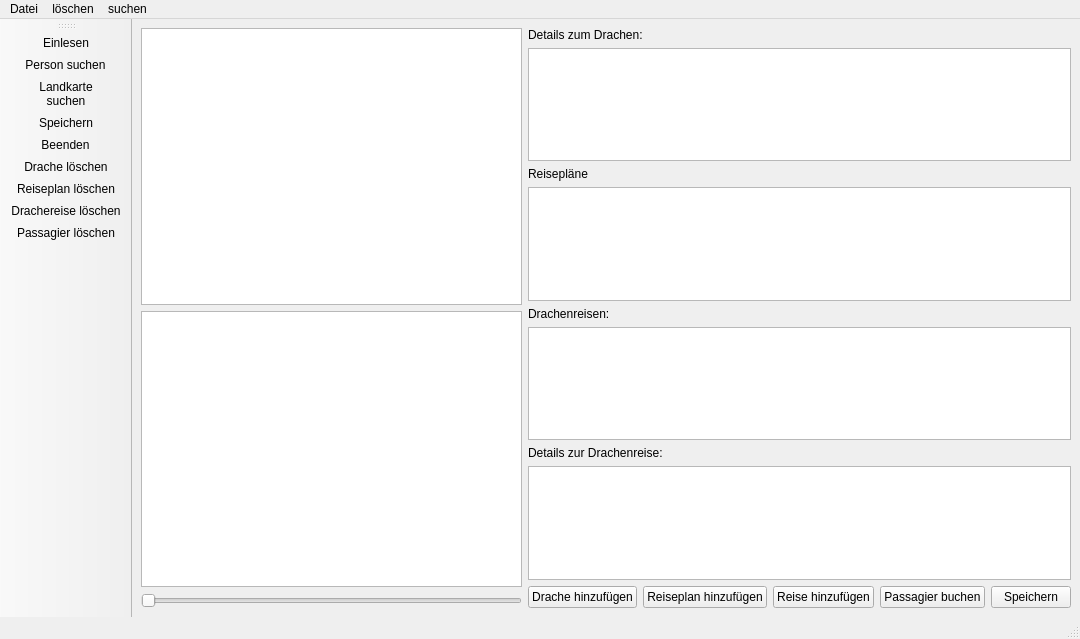
<?xml version="1.0" encoding="UTF-8"?>
<ui version="4.0">
 <class>MainWindow</class>
 <widget class="QMainWindow" name="MainWindow">
  <property name="geometry">
   <rect>
    <x>0</x>
    <y>0</y>
    <width>1080</width>
    <height>639</height>
   </rect>
  </property>
  <property name="windowTitle">
   <string>Drachenflug-Manager</string>
  </property>
  <widget class="QWidget" name="centralwidget">
   <layout class="QHBoxLayout" name="horizontalLayout">
    <item>
     <layout class="QVBoxLayout" name="verticalLayout_2">
      <item>
       <widget class="QListWidget" name="drachenListWidget"/>
      </item>
      <item>
       <widget class="QGraphicsView" name="graphicsViewMap"/>
      </item>
      <item>
       <widget class="QSlider" name="horizontalSliderZoom">
        <property name="orientation">
         <enum>Qt::Orientation::Horizontal</enum>
        </property>
       </widget>
      </item>
     </layout>
    </item>
    <item>
     <layout class="QVBoxLayout" name="verticalLayout">
      <item>
       <widget class="QLabel" name="label_drachenDetails">
        <property name="text">
         <string>Details zum Drachen:</string>
        </property>
       </widget>
      </item>
      <item>
       <widget class="QPlainTextEdit" name="detailTextEdit">
        <property name="readOnly">
         <bool>true</bool>
        </property>
       </widget>
      </item>
      <item>
       <widget class="QLabel" name="label_Plaene">
        <property name="text">
         <string>Reisepläne</string>
        </property>
       </widget>
      </item>
      <item>
       <widget class="QListWidget" name="reisePlanListWidget"/>
      </item>
      <item>
       <widget class="QLabel" name="label_reisen">
        <property name="text">
         <string>Drachenreisen:</string>
        </property>
       </widget>
      </item>
      <item>
       <widget class="QListWidget" name="reiseListWidget"/>
      </item>
      <item>
       <widget class="QLabel" name="label_drachenflugDetails">
        <property name="text">
         <string>Details zur Drachenreise:</string>
        </property>
       </widget>
      </item>
      <item>
       <widget class="QListWidget" name="reiseDetailsListWidget"/>
      </item>
      <item>
       <layout class="QHBoxLayout" name="buttonLayout">
        <item>
         <widget class="QPushButton" name="addDracheButton">
          <property name="text">
           <string>Drache hinzufügen</string>
          </property>
         </widget>
        </item>
        <item>
         <widget class="QPushButton" name="addReiseplanButton">
          <property name="text">
           <string>Reiseplan hinzufügen</string>
          </property>
         </widget>
        </item>
        <item>
         <widget class="QPushButton" name="addDrachenreiseButton">
          <property name="text">
           <string>Reise hinzufügen</string>
          </property>
         </widget>
        </item>
        <item>
         <widget class="QPushButton" name="addPassengerButton">
          <property name="text">
           <string>Passagier buchen</string>
          </property>
         </widget>
        </item>
        <item>
         <widget class="QPushButton" name="saveButton">
          <property name="text">
           <string>Speichern</string>
          </property>
         </widget>
        </item>
       </layout>
      </item>
     </layout>
    </item>
   </layout>
  </widget>
  <widget class="QMenuBar" name="menubar">
   <property name="geometry">
    <rect>
     <x>0</x>
     <y>0</y>
     <width>1080</width>
     <height>25</height>
    </rect>
   </property>
   <widget class="QMenu" name="menuDatei">
    <property name="title">
     <string>Datei</string>
    </property>
    <addaction name="actionEinlesen"/>
    <addaction name="actionSpeichern"/>
    <addaction name="actionBeenden"/>
   </widget>
   <widget class="QMenu" name="menuDrache_L_schen">
    <property name="title">
     <string>löschen</string>
    </property>
    <addaction name="actionDrache_l_schen"/>
    <addaction name="actionReiseplan_l_schen"/>
    <addaction name="actionDrachereise_l_schen"/>
    <addaction name="actionPassagier_l_schen"/>
   </widget>
   <widget class="QMenu" name="menusuchen">
    <property name="title">
     <string>suchen</string>
    </property>
    <addaction name="actionPerson_suchen"/>
    <addaction name="actionLandkarte_suchen"/>
   </widget>
   <addaction name="menuDatei"/>
   <addaction name="menuDrache_L_schen"/>
   <addaction name="menusuchen"/>
  </widget>
  <widget class="QStatusBar" name="statusbar"/>
  <widget class="QToolBar" name="toolBar">
   <property name="windowTitle">
    <string>toolBar</string>
   </property>
   <attribute name="toolBarArea">
    <enum>LeftToolBarArea</enum>
   </attribute>
   <attribute name="toolBarBreak">
    <bool>false</bool>
   </attribute>
   <addaction name="actionEinlesen"/>
   <addaction name="actionPerson_suchen"/>
   <addaction name="actionLandkarte_suchen"/>
   <addaction name="actionSpeichern"/>
   <addaction name="actionBeenden"/>
   <addaction name="actionDrache_l_schen"/>
   <addaction name="actionReiseplan_l_schen"/>
   <addaction name="actionDrachereise_l_schen"/>
   <addaction name="actionPassagier_l_schen"/>
  </widget>
  <action name="actionEinlesen">
   <property name="checkable">
    <bool>false</bool>
   </property>
   <property name="icon">
    <iconset>
     <normaloff>../../Users/moham/Downloads/icons/einlesen.svg</normaloff>../../Users/moham/Downloads/icons/einlesen.svg</iconset>
   </property>
   <property name="text">
    <string>Einlesen</string>
   </property>
  </action>
  <action name="actionSpeichern">
   <property name="icon">
    <iconset>
     <normaloff>../../Users/moham/Downloads/icons/speichern.svg</normaloff>../../Users/moham/Downloads/icons/speichern.svg</iconset>
   </property>
   <property name="text">
    <string>Speichern</string>
   </property>
  </action>
  <action name="actionBeenden">
   <property name="icon">
    <iconset>
     <normaloff>../../Users/moham/Downloads/icons/beenden.svg</normaloff>../../Users/moham/Downloads/icons/beenden.svg</iconset>
   </property>
   <property name="text">
    <string>Beenden</string>
   </property>
  </action>
  <action name="actionDrache_L_schen">
   <property name="text">
    <string>Drache Löschen</string>
   </property>
  </action>
  <action name="actionReiseplan_L_schen">
   <property name="text">
    <string>Reiseplan Löschen</string>
   </property>
  </action>
  <action name="actionDrachereise_L_schen">
   <property name="text">
    <string>Drachereise Löschen</string>
   </property>
  </action>
  <action name="actionPassagier_L_schen">
   <property name="text">
    <string>Passagier Löschen</string>
   </property>
  </action>
  <action name="actionDrache_l_schen">
   <property name="icon">
    <iconset>
     <normaloff>../../Users/moham/Downloads/icons/drache.svg</normaloff>../../Users/moham/Downloads/icons/drache.svg</iconset>
   </property>
   <property name="text">
    <string>Drache löschen</string>
   </property>
  </action>
  <action name="actionReiseplan_l_schen">
   <property name="icon">
    <iconset>
     <normaloff>../../Users/moham/Downloads/icons/reiseplan.svg</normaloff>../../Users/moham/Downloads/icons/reiseplan.svg</iconset>
   </property>
   <property name="text">
    <string>Reiseplan löschen</string>
   </property>
  </action>
  <action name="actionDrachereise_l_schen">
   <property name="icon">
    <iconset>
     <normaloff>../../Users/moham/Downloads/icons/drachenreise.svg</normaloff>../../Users/moham/Downloads/icons/drachenreise.svg</iconset>
   </property>
   <property name="text">
    <string>Drachereise löschen</string>
   </property>
  </action>
  <action name="actionPassagier_l_schen">
   <property name="icon">
    <iconset>
     <normaloff>../../Users/moham/Downloads/icons/passagier.svg</normaloff>../../Users/moham/Downloads/icons/passagier.svg</iconset>
   </property>
   <property name="text">
    <string>Passagier löschen</string>
   </property>
  </action>
  <action name="actionEinlesen_2">
   <property name="checkable">
    <bool>false</bool>
   </property>
   <property name="icon">
    <iconset>
     <normaloff>../../Users/moham/Downloads/icons/einlesen.svg</normaloff>../../Users/moham/Downloads/icons/einlesen.svg</iconset>
   </property>
   <property name="text">
    <string>Einlesen</string>
   </property>
  </action>
  <action name="actionPerson_suchen">
   <property name="icon">
    <iconset>
     <normaloff>../../Users/moham/Downloads/icons/suchen.svg</normaloff>../../Users/moham/Downloads/icons/suchen.svg</iconset>
   </property>
   <property name="text">
    <string>Person suchen</string>
   </property>
  </action>
  <action name="actionLandkarte_suchen">
   <property name="icon">
    <iconset>
     <normaloff>icons/landkarte.svg</normaloff>icons/landkarte.svg</iconset>
   </property>
   <property name="text">
    <string>Landkarte
suchen</string>
   </property>
  </action>
 </widget>
 <resources/>
 <connections/>
</ui>
